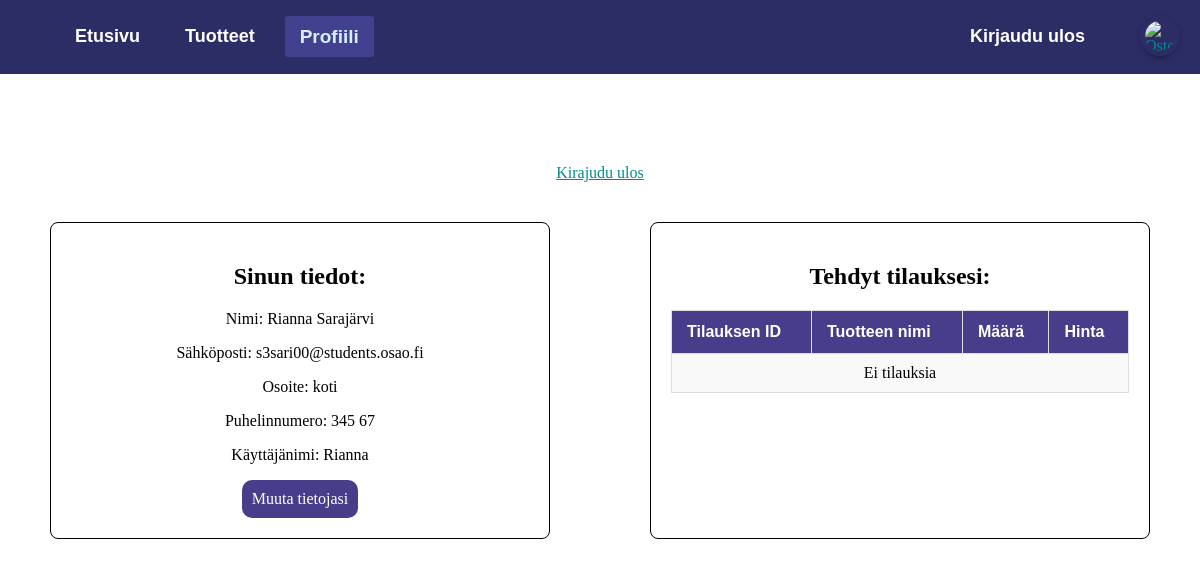
/index.php?page=profiili (signed in), run on an earlier commit of the app's database.
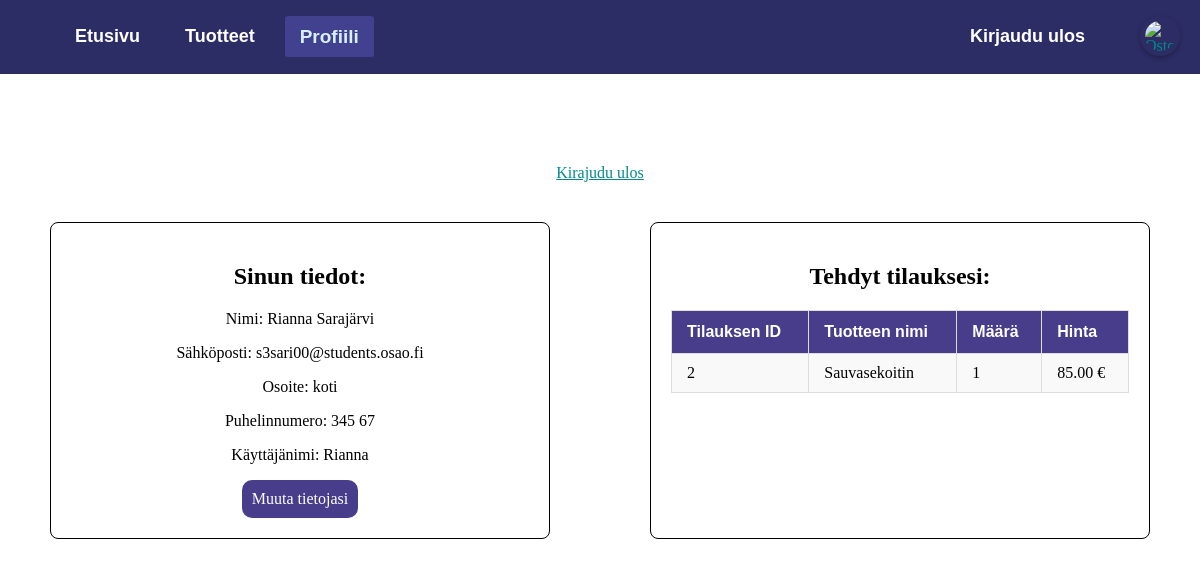
And on a later commit of the database.
### tables this page shows
CREATE TABLE `tilaus_tuotteet` (
  `order_id` int(11) NOT NULL,
  `product_id` int(11) NOT NULL,
  `quantity` int(11) NOT NULL,
  `price` decimal(10,2) NOT NULL
);

CREATE TABLE `tilaukset` (
  `order_id` int(11) NOT NULL,
  `member_id` int(11) NOT NULL,
  `total_price` decimal(10,2) NOT NULL,
  `order_date` timestamp NOT NULL DEFAULT current_timestamp()
);

CREATE TABLE `tuotteet` (
  `id` int(11) NOT NULL,
  `nimi` varchar(255) NOT NULL,
  `kuvaus` text DEFAULT NULL,
  `hinta` decimal(10,2) NOT NULL,
  `kuva` varchar(255) DEFAULT NULL,
  `varastomäärä` int(11) DEFAULT 0
);

### profiili.php (the view, shortened to what this page needs)
<?php
	$link = mysqli_connect(DB_HOST, DB_USER, DB_PASSWORD);
	$qry = "SELECT address, phonenumber FROM Members WHERE member_id = " . intval($_SESSION['SESS_MEMBER_ID']);
	$result = mysqli_query($link, $qry);
	if ($result) {
		$userDetails = mysqli_fetch_assoc($result);
		$address = $userDetails['address'] ?? 'Ei tiedossa';
		$phoneNumber = $userDetails['phonenumber'] ?? 'Ei tiedossa';
	}
	$qry = "
    SELECT
        t.order_id,
        p.nimi AS nimi,
        op.quantity,
        (p.hinta * op.quantity) AS total_price
    FROM
        tilaukset t
    INNER JOIN
        tilaus_tuotteet op ON t.order_id = op.order_id
    INNER JOIN
        tuotteet p ON op.product_id = p.id
    WHERE
        t.member_id = " . intval($_SESSION['SESS_MEMBER_ID']);
		$result = mysqli_query($link, $qry);
		$orderDetails = [];
		if ($result) {
			while ($row = mysqli_fetch_assoc($result)) {
				$orderDetails[] = $row;
			}
		}
?>
<body>
<div style="text-align: center;">
    <h1>Tervetuloa <?php echo htmlspecialchars($_SESSION['SESS_FIRST_NAME']);?></h1>
    <a href="index.php?page=logout">Kirajudu ulos</a>
    <div class="profile-content-container">
        <div class="profile-content-box">
            <h2 style="color: black;">Sinun tiedot:</h2>
            <p>Nimi: <?php echo htmlspecialchars($_SESSION['SESS_FIRST_NAME']);?> <?php echo htmlspecialchars($_SESSION['SESS_LAST_NAME']);?></p>
            <p>Sähköposti: <?php echo htmlspecialchars($_SESSION['SESS_EMAIL']);?></p>
            <p>Osoite: <?php echo htmlspecialchars($address); ?></p>
            <p>Puhelinnumero: <?php echo htmlspecialchars($phoneNumber); ?></p>
            <p>Käyttäjänimi: <?php echo htmlspecialchars($_SESSION['SESS_LOGIN']);?></p>
            <a class="edit-btn" href="index.php?page=user-edit">Muuta tietojasi</a>
        </div>
        <div class="profile-content-box">
    <h2 style="color: black;">Tehdyt tilauksesi:</h2>
    <table class="orders-table" style="width: 100%; border-collapse: collapse; color: black; ">
        <thead>
            <tr>
                <th>Tilauksen ID</th>
                <th>Tuotteen nimi</th>
                <th>Määrä</th>
                <th>Hinta</th>
            </tr>
        </thead>
        <tbody>
            <?php if (!empty($orderDetails)): ?>
                <?php foreach ($orderDetails as $order): ?>
                    <tr>
                        <td><?php echo htmlspecialchars($order['order_id']); ?></td>
                        <td><?php echo htmlspecialchars($order['nimi']); ?></td>
                        <td><?php echo htmlspecialchars($order['quantity']); ?></td>
                        <td><?php echo htmlspecialchars(number_format($order['total_price'], 2)); ?> €</td>
                    </tr>
                <?php endforeach; ?>
            <?php else: ?>
                <tr>
                    <td colspan="4" style="text-align: center;">Ei tilauksia</td>
                </tr>
            <?php endif; ?>
        </tbody>
    </table>
</div>
    </div>
</div>
</body>

What changed in the data, as far as the page shows it:
added tilaus_tuotteet: order.order_id "2", product.nimi "Sauvasekoitin", quantity "1", total_price "85.00"
Also different on the page:
text no longer shown: "Ei tilauksia"
